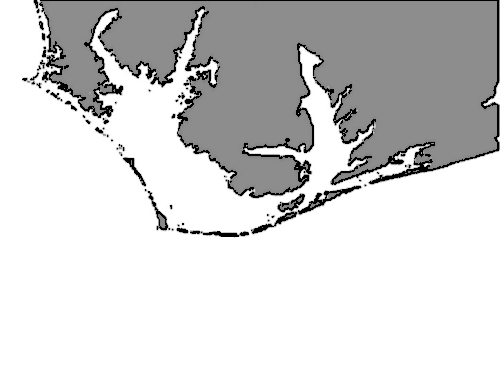
#> input picture ch1-shipwrecked/cape_python.png, 500 x 380 px
$ python bayes.py
#> lines starting #> are read from the running program, lines starting #| are printed output that depends on the picture
from readline import get_history_item
import sys
import random
import itertools
import numpy as np
import cv2 as cv
import os

MAP_FILE = 'cape_python.png'

# Assign search area (SA) corner point locations based on image pixels.
SA1_CORNERS = (130, 265, 180, 315)  # (UL-X, UL-Y, LR-X, LR-Y)
SA2_CORNERS = (80, 255, 130, 305)   # (UL-X, UL-Y, LR-X, LR-Y)
SA3_CORNERS = (105, 205, 155, 255)  # (UL-X, UL-Y, LR-X, LR-Y)


class Search():
    """Bayesian Search & Rescue game with 3 search areas."""

    def __init__(self, name):
#> called with name = 'Cape_Python'
        self.name = name
        self.img = cv.imread(MAP_FILE, cv.IMREAD_COLOR)
#> self.img is the input picture: shape (380, 500, 3); min 0, max 255, mean 210.6
        if self.img is None:
            print('Could not load map file {}'.format(MAP_FILE),
                 file=sys.stderr)
            sys.exit(1)

        self.area_actual = 0
        self.sailor_actual = [0, 0]  # As "local" coords within search area

        # Create numpy arrays for each search area by indexing image array.
        self.sa1 = self.img[SA1_CORNERS[1] : SA1_CORNERS[3],
                            SA1_CORNERS[0] : SA1_CORNERS[2]]
#> self.sa1: shape (50, 50, 3); every value is 255

        self.sa2 = self.img[SA2_CORNERS[1] : SA2_CORNERS[3],
                            SA2_CORNERS[0] : SA2_CORNERS[2]]

        self.sa3 = self.img[SA3_CORNERS[1] : SA3_CORNERS[3],
                            SA3_CORNERS[0] : SA3_CORNERS[2]]
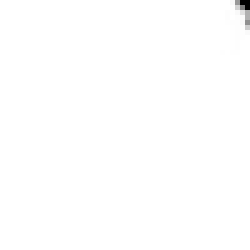
#> self.sa3: shape (50, 50, 3) (shown 5 times larger); min 0, max 255, mean 254.4

         # Set initial per-area target probabilities for finding sailor
        self.p1 = 0.2
        self.p2 = 0.5
        self.p3 = 0.3

        # Initialize search effectiveness probabilities.
        self.sep1 = 0
        self.sep2 = 0
        self.sep3 = 0

    # [36 lines left out: function draw_map, not called in this run]

    def sailor_final_location(self, num_search_areas):
        """Return the actual x,y location of the missing sailor."""
#> called with num_search_areas = 3
        # Find sailor coordinates with respect to any Search Area sub-array.
        self.sailor_actual[0] = np.random.choice(self.sa1.shape[1])
        self.sailor_actual[1] = np.random.choice(self.sa1.shape[0])

        # Pick a search area at random.
        area = int(random.triangular(1, num_search_areas + 1))

        # Convert local search area coordinates to map coordinates.
        if area == 1:
            x = self.sailor_actual[0] + SA1_CORNERS[0]
            y = self.sailor_actual[1] + SA1_CORNERS[1]
            self.area_actual = 1
        elif area == 2:
            x = self.sailor_actual[0] + SA2_CORNERS[0]
            y = self.sailor_actual[1] + SA2_CORNERS[1]
            self.area_actual = 2
        elif area == 3:
            x = self.sailor_actual[0] + SA3_CORNERS[0]
#> x = 149
            y = self.sailor_actual[1] + SA3_CORNERS[1]
#> y = 252
            self.area_actual = 3
        return x, y


    def calc_search_effectiveness(self):
        """Set decimal search effectiveness value per search area."""
        self.sep1 = random.uniform(0.2, 0.9)
        self.sep2 = random.uniform(0.2, 0.9)
        self.sep3 = random.uniform(0.2, 0.9)

    def conduct_search(self, area_num, area_array, effectiveness_prob):
        """Return search results and list of searched coordinates."""
        local_y_range = range(area_array.shape[0])
        local_x_range = range(area_array.shape[1])
        coords = list(itertools.product(local_x_range, local_y_range))
        random.shuffle(coords)
        coords = coords[:int((len(coords) * effectiveness_prob))]
        loc_actual = (self.sailor_actual[0], self.sailor_actual[1])
        if area_num == self.area_actual and loc_actual in coords:
            return 'Found in Area {}.'.format(area_num), coords
        return 'Not Found', coords

    def revise_target_probs(self):
        """Update area target probabilities based on search effectiveness."""
        denom = self.p1 * (1 - self.sep1) + self.p2 * (1 - self.sep2) \
                + self.p3 * (1 - self.sep3)
        self.p1 = self.p1 * (1 - self.sep1) / denom
        self.p2 = self.p2 * (1 - self.sep2) / denom
        self.p3 = self.p3 * (1 - self.sep3) / denom


# [16 lines left out: function draw_menu, not called in this run]

def autosearcher1(target_probabilities):
    """Makes selection for search area automatically based of the area with the highest Target Probability"""
    highest_prob = max(target_probabilities)
    idx_highest = target_probabilities.index(highest_prob)
    return idx_highest+1

def autosearcher2(target_probabilities):
    """Makes selection for search area based of sum of the two highest probability areas"""
    return int(np.argmax([target_probabilities[0]+target_probabilities[1], target_probabilities[0]+target_probabilities[2], target_probabilities[1]+target_probabilities[2]]))+4

def main(iterations, search_nums):
    app = Search('Cape_Python')
    #app.draw_map(last_known=(160, 290))
    sailor_x, sailor_y = app.sailor_final_location(num_search_areas=3)
#> sailor_x = 149; sailor_y = 252
    #print("-" * 65)
    #print("\nInitial Target (P) Probabilities:")
    #print("P1 = {:.3f}, P2 = {:.3f}, P3 = {:.3f}".format(app.p1, app.p2, app.p3))
    search_num = 1

    while True:

        app.calc_search_effectiveness()
        # draw_menu(search_num)
        choice = str(autosearcher1([app.p1, app.p2, app.p3]))
        # print("choice" + choice)
        if iterations == 500:
            sys.exit()

        elif choice == "1":
            results_1, coords_1 = app.conduct_search(1, app.sa1, app.sep1)
            results_2, coords_2 = app.conduct_search(1, app.sa1, app.sep1)
            app.sep1 = (len(set(coords_1 + coords_2))) / (len(app.sa1)**2)
            app.sep2 = 0
            app.sep3 = 0

        elif choice == "2":
            results_1, coords_1 = app.conduct_search(2, app.sa2, app.sep2)
            results_2, coords_2 = app.conduct_search(2, app.sa2, app.sep2)
            app.sep1 = 0
            app.sep2 = (len(set(coords_1 + coords_2))) / (len(app.sa2)**2)
            app.sep3 = 0

        elif choice == "3":
            results_1, coords_1 = app.conduct_search(3, app.sa3, app.sep3)
            results_2, coords_2 = app.conduct_search(3, app.sa3, app.sep3)
            app.sep1 = 0
            app.sep2 = 0
            app.sep3 = (len(set(coords_1 + coords_2))) / (len(app.sa3)**2)

        elif choice == "4":
            results_1, coords_1 = app.conduct_search(1, app.sa1, app.sep1)
            results_2, coords_2 = app.conduct_search(2, app.sa2, app.sep2)
            app.sep3 = 0

        elif choice == "5":
            results_1, coords_1 = app.conduct_search(1, app.sa1, app.sep1)
            results_2, coords_2 = app.conduct_search(3, app.sa3, app.sep3)
            app.sep2 = 0

        elif choice == "6":
            results_1, coords_1 = app.conduct_search(2, app.sa2, app.sep2)
            results_2, coords_2 = app.conduct_search(3, app.sa3, app.sep3)
            app.sep1 = 0

        elif choice == "7":
            main()

        else:
            print("\nSorry, but that isn't a valid choice.", file=sys.stderr)
            continue

        app.revise_target_probs()  # Use Bayes' rule to update target probs.

        # [9 lines of commented-out code are left out]
        if results_1 == 'Not Found' and results_2 == 'Not Found':
            pass
            # [4 lines of commented-out code are left out]
        else:
            #cv.circle(app.img, (sailor_x, sailor_y), 3, (255, 0, 0), -1)
            #cv.imshow('Search Area', app.img)
            #cv.waitKey(1500)
            os.system('clear')
            iterations += 1
            search_nums.append(search_num)
            print("Iterations: " + str(iterations))
            print("Average search num:" + str(sum(search_nums)/len(search_nums)))
            main(iterations, search_nums)
        search_num += 1
#> this loop made 2 passes
#> (choice, results_1, results_2) on pass 2: ('3', 'Not Found', 'Not Found')
#> (results_1, results_2) on pass 1: ('Not Found', 'Not Found')

if __name__ == '__main__':
    iterations = 0
    search_nums = []
    main(iterations, search_nums)
#> (the program exits here)
